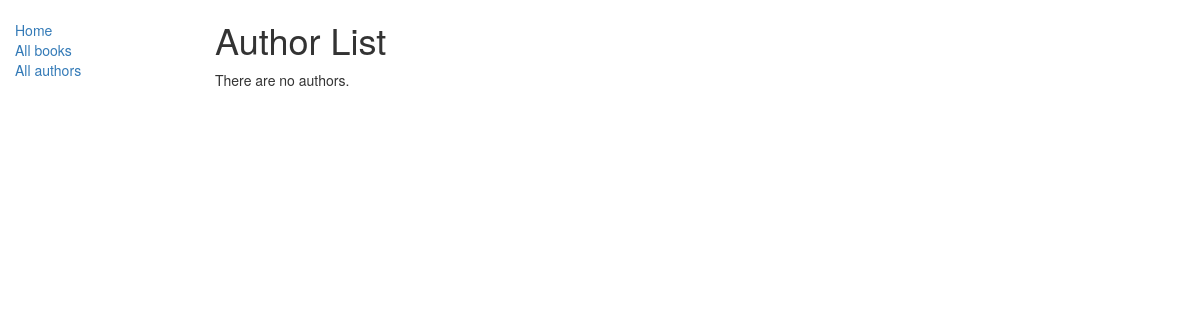
The app's page /catalog/authors/, older data.
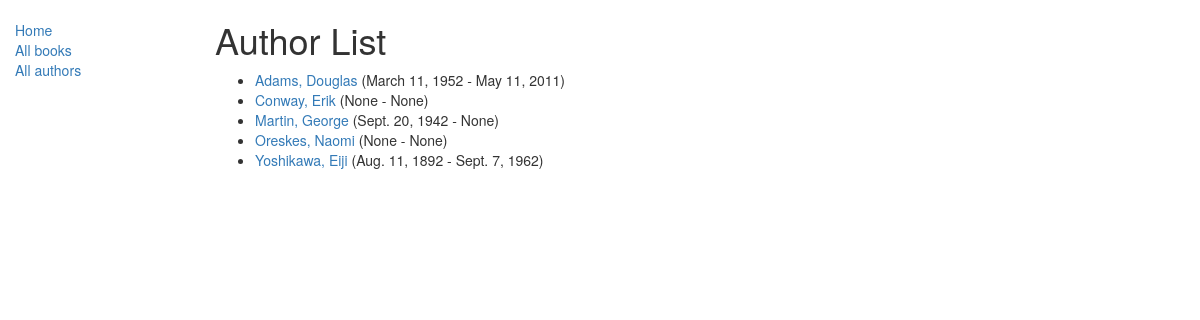
The same page, newer data.
### catalog/models.py (models this page shows, shortened)
class Author(models.Model):
    first_name = models.CharField(max_length=100)
    last_name = models.CharField(max_length=100)
    date_of_birth = models.DateField(null=True, blank=True)
    date_of_death = models.DateField('Died', null=True, blank=True)
    class Meta:
        ordering = ["last_name", "first_name"]
    def get_absolute_url(self):
        return reverse('author-detail', args=[str(self.id)])

### catalog/views.py (the view)
# urls.py: path('authors/', views.AuthorListView.as_view(), name='authors'),
class AuthorListView(generic.ListView):
    model = Author

### catalog/templates/catalog/author_list.html
{% extends "base_generic.html" %}
{% block content %}
    <h1>Author List</h1>
    {% if author_list %}
    <ul>
      {% for author in author_list %}
      <li>
        <a href="{{ author.get_absolute_url }}">{{ author.last_name }}, {{ author.first_name }}</a> ({{ author.date_of_birth }} - {{ author.date_of_death }})
      </li>
      {% endfor %}
    </ul>
    {% else %}
      <p>There are no authors.</p>
    {% endif %}
{% endblock %}

### catalog/templates/base_generic.html (shortened to what this page needs)
<!DOCTYPE html>
<html lang="en">
<head>
  <link rel="stylesheet" href="https://maxcdn.bootstrapcdn.com/bootstrap/3.3.7/css/bootstrap.min.css">
  {% load static %}
  <link rel="stylesheet" href="{% static 'css/styles.css' %}">
</head>
<body>
  <div class="container-fluid">
    <div class="row">
      <div class="col-sm-2">
      {% block sidebar %}
      <ul class="sidebar-nav">
          <li><a href="{% url 'index' %}">Home</a></li>
          <li><a href="{% url 'books' %}">All books</a></li>
          <li><a href="{% url 'authors' %}">All authors</a></li>
      </ul>
      {% endblock %}
      </div>
      <div class="col-sm-10 ">
      {% block content %}{% endblock %}
      </div>
    </div>
  </div>
</body>
</html>

### catalog/static/css/styles.css (style rules this page uses)
.sidebar-nav { margin-top: 20px; padding: 0; list-style: none; }

Row changes from the older to the newer data that the page shows:
added Author: last_name "Adams", first_name "Douglas", date_of_birth "March 11, 1952", date_of_death "May 11, 2011"
added Author: last_name "Conway", first_name "Erik", date_of_birth "None", date_of_death "None"
added Author: last_name "Martin", first_name "George", date_of_birth "Sept. 20, 1942", date_of_death "None"
added Author: last_name "Oreskes", first_name "Naomi", date_of_birth "None", date_of_death "None"
added Author: last_name "Yoshikawa", first_name "Eiji", date_of_birth "Aug. 11, 1892", date_of_death "Sept. 7, 1962"
Text that changed along with them:
text no longer shown: "There are no authors."
